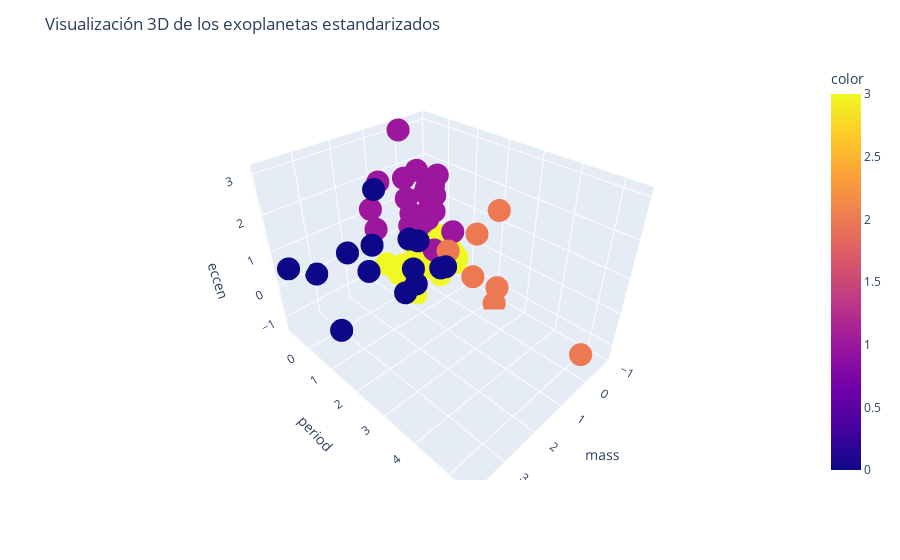

Notebook cell for this chart:
### Code cell
fig = px.scatter_3d(df_standard, x='mass', y='period', z='eccen', color=etiquetas,)
fig.update_layout(title='Visualización 3D de los exoplanetas estandarizados')
fig.show()
